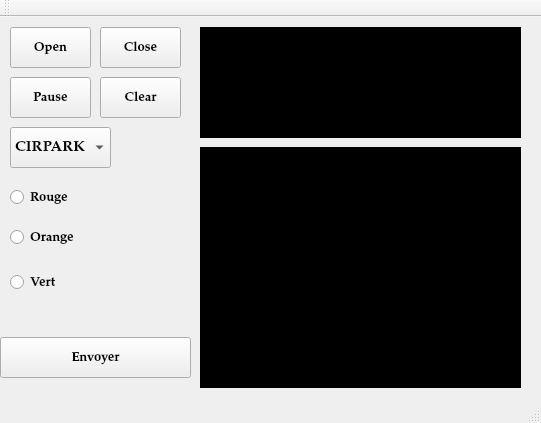
<?xml version="1.0" encoding="UTF-8"?>
<ui version="4.0">
 <class>MainWindow</class>
 <widget class="QMainWindow" name="MainWindow">
  <property name="geometry">
   <rect>
    <x>0</x>
    <y>0</y>
    <width>541</width>
    <height>423</height>
   </rect>
  </property>
  <property name="windowTitle">
   <string>MainWindow</string>
  </property>
  <property name="styleSheet">
   <string notr="true"/>
  </property>
  <widget class="QWidget" name="centralWidget">
   <widget class="QRadioButton" name="radioButton">
    <property name="geometry">
     <rect>
      <x>10</x>
      <y>160</y>
      <width>81</width>
      <height>41</height>
     </rect>
    </property>
    <property name="font">
     <font>
      <family>Palatino Linotype</family>
      <pointsize>10</pointsize>
      <weight>75</weight>
      <bold>true</bold>
     </font>
    </property>
    <property name="text">
     <string>Rouge</string>
    </property>
   </widget>
   <widget class="QRadioButton" name="radioButton_2">
    <property name="geometry">
     <rect>
      <x>10</x>
      <y>250</y>
      <width>81</width>
      <height>31</height>
     </rect>
    </property>
    <property name="font">
     <font>
      <family>Palatino Linotype</family>
      <pointsize>10</pointsize>
      <weight>75</weight>
      <bold>true</bold>
     </font>
    </property>
    <property name="text">
     <string>Vert</string>
    </property>
   </widget>
   <widget class="QRadioButton" name="radioButton_3">
    <property name="geometry">
     <rect>
      <x>10</x>
      <y>200</y>
      <width>81</width>
      <height>41</height>
     </rect>
    </property>
    <property name="font">
     <font>
      <family>Palatino Linotype</family>
      <pointsize>10</pointsize>
      <weight>75</weight>
      <bold>true</bold>
     </font>
    </property>
    <property name="text">
     <string>Orange</string>
    </property>
   </widget>
   <widget class="QPushButton" name="pushButton">
    <property name="geometry">
     <rect>
      <x>0</x>
      <y>320</y>
      <width>191</width>
      <height>41</height>
     </rect>
    </property>
    <property name="font">
     <font>
      <family>Palatino Linotype</family>
      <pointsize>10</pointsize>
      <weight>75</weight>
      <bold>true</bold>
     </font>
    </property>
    <property name="text">
     <string>Envoyer</string>
    </property>
   </widget>
   <widget class="QPushButton" name="pushButton_2">
    <property name="geometry">
     <rect>
      <x>10</x>
      <y>10</y>
      <width>81</width>
      <height>41</height>
     </rect>
    </property>
    <property name="font">
     <font>
      <family>Palatino Linotype</family>
      <pointsize>10</pointsize>
      <weight>75</weight>
      <bold>true</bold>
     </font>
    </property>
    <property name="text">
     <string>Open</string>
    </property>
   </widget>
   <widget class="QPushButton" name="pushButton_3">
    <property name="geometry">
     <rect>
      <x>100</x>
      <y>10</y>
      <width>81</width>
      <height>41</height>
     </rect>
    </property>
    <property name="font">
     <font>
      <family>Palatino Linotype</family>
      <pointsize>10</pointsize>
      <weight>75</weight>
      <bold>true</bold>
     </font>
    </property>
    <property name="text">
     <string>Close</string>
    </property>
   </widget>
   <widget class="QLabel" name="label">
    <property name="geometry">
     <rect>
      <x>200</x>
      <y>10</y>
      <width>321</width>
      <height>111</height>
     </rect>
    </property>
    <property name="font">
     <font>
      <family>DejaVu Sans Mono</family>
      <pointsize>8</pointsize>
      <weight>50</weight>
      <italic>false</italic>
      <bold>false</bold>
     </font>
    </property>
    <property name="styleSheet">
     <string notr="true">font: 8pt &quot;DejaVu Sans Mono&quot;;
background-color: rgb(0, 0, 0);
color: rgb(0, 170, 0);

</string>
    </property>
    <property name="text">
     <string>&lt;!DOCTYPE HTML PUBLIC &quot;-//W3C//DTD HTML 4.0//EN&quot; &quot;http://www.w3.org/TR/REC-html40/strict.dtd&quot;&gt;
&lt;html&gt;&lt;head&gt;&lt;meta name=&quot;qrichtext&quot; content=&quot;1&quot; /&gt;&lt;style type=&quot;text/css&quot;&gt;
p, li { white-space: pre-wrap; }
&lt;/style&gt;&lt;/head&gt;&lt;body style=&quot; font-family:'MS Shell Dlg 2'; font-size:8pt; font-weight:400; font-style:normal;&quot;&gt;
&lt;p style=&quot;-qt-paragraph-type:empty; margin-top:0px; margin-bottom:0px; margin-left:0px; margin-right:0px; -qt-block-indent:0; text-indent:0px;&quot;&gt;&lt;br /&gt;&lt;/p&gt;&lt;/body&gt;&lt;/html&gt;</string>
    </property>
    <property name="alignment">
     <set>Qt::AlignLeading|Qt::AlignLeft|Qt::AlignTop</set>
    </property>
   </widget>
   <widget class="QComboBox" name="comboBox">
    <property name="geometry">
     <rect>
      <x>10</x>
      <y>110</y>
      <width>101</width>
      <height>41</height>
     </rect>
    </property>
    <property name="font">
     <font>
      <family>Palatino Linotype</family>
      <pointsize>11</pointsize>
      <weight>75</weight>
      <bold>true</bold>
     </font>
    </property>
    <item>
     <property name="text">
      <string>CIRPARK</string>
     </property>
    </item>
    <item>
     <property name="text">
      <string>SP157B</string>
     </property>
    </item>
    <item>
     <property name="text">
      <string>SP0EB9</string>
     </property>
    </item>
   </widget>
   <widget class="QTextEdit" name="textEdit">
    <property name="geometry">
     <rect>
      <x>200</x>
      <y>130</y>
      <width>321</width>
      <height>241</height>
     </rect>
    </property>
    <property name="styleSheet">
     <string notr="true">background-color: rgb(0, 0, 0);
color: rgb(0, 85, 0);</string>
    </property>
   </widget>
   <widget class="QPushButton" name="pushButton_4">
    <property name="geometry">
     <rect>
      <x>100</x>
      <y>60</y>
      <width>81</width>
      <height>41</height>
     </rect>
    </property>
    <property name="font">
     <font>
      <family>Palatino Linotype</family>
      <pointsize>10</pointsize>
      <weight>75</weight>
      <bold>true</bold>
     </font>
    </property>
    <property name="text">
     <string>Clear</string>
    </property>
   </widget>
   <widget class="QPushButton" name="pushButton_5">
    <property name="geometry">
     <rect>
      <x>10</x>
      <y>60</y>
      <width>81</width>
      <height>41</height>
     </rect>
    </property>
    <property name="font">
     <font>
      <family>Palatino Linotype</family>
      <pointsize>10</pointsize>
      <weight>75</weight>
      <bold>true</bold>
     </font>
    </property>
    <property name="text">
     <string>Pause</string>
    </property>
   </widget>
   <zorder>radioButton</zorder>
   <zorder>radioButton_2</zorder>
   <zorder>radioButton_3</zorder>
   <zorder>pushButton</zorder>
   <zorder>pushButton_2</zorder>
   <zorder>pushButton_3</zorder>
   <zorder>comboBox</zorder>
   <zorder>pushButton_4</zorder>
   <zorder>pushButton_5</zorder>
   <zorder>label</zorder>
   <zorder>textEdit</zorder>
  </widget>
  <widget class="QMenuBar" name="menuBar">
   <property name="geometry">
    <rect>
     <x>0</x>
     <y>0</y>
     <width>541</width>
     <height>21</height>
    </rect>
   </property>
  </widget>
  <widget class="QToolBar" name="mainToolBar">
   <attribute name="toolBarArea">
    <enum>TopToolBarArea</enum>
   </attribute>
   <attribute name="toolBarBreak">
    <bool>false</bool>
   </attribute>
  </widget>
  <widget class="QStatusBar" name="statusBar"/>
 </widget>
 <layoutdefault spacing="6" margin="11"/>
 <resources/>
 <connections/>
</ui>
